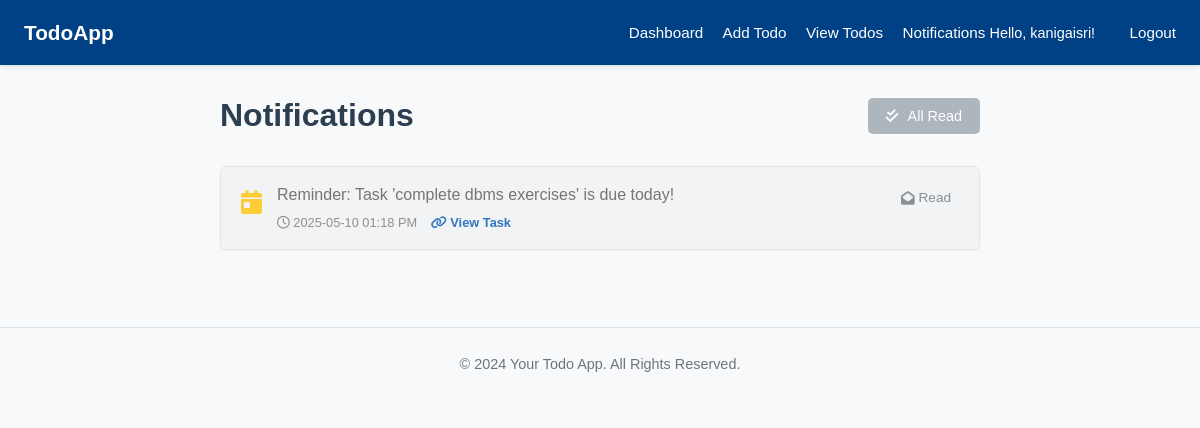
/notifications (signed in), run on the app's committed database.
### app.py (models this page shows, shortened)
class User(UserMixin, db.Model):
    __tablename__ = 'user'
    id = db.Column(db.Integer, primary_key=True)
    username = db.Column(db.String(80), unique=True, nullable=False)
    email = db.Column(db.String(120), unique=True, nullable=False)
    password_hash = db.Column(db.String(200), nullable=False)
    todos = db.relationship('Todo', backref='author', lazy='dynamic', cascade="all, delete-orphan")
    notifications = db.relationship('Notification', foreign_keys='Notification.user_id', backref='recipient', lazy='dynamic', cascade="all, delete-orphan")

class Notification(db.Model):
    __tablename__ = 'notification'
    id = db.Column(db.Integer, primary_key=True)
    user_id = db.Column(db.Integer, db.ForeignKey('user.id'), nullable=False)
    todo_id = db.Column(db.Integer, db.ForeignKey('todo.id'), nullable=True)
    message = db.Column(db.String(255), nullable=False)
    is_read = db.Column(db.Boolean, default=False, nullable=False)
    created_at = db.Column(db.DateTime, default=datetime.utcnow, nullable=False)
    notification_type = db.Column(db.String(50), default='general')

### app.py (the view)
@app.route('/notifications')
@login_required
def notifications_page():
    create_due_today_notifications(current_user)
    user_notifications = Notification.query.filter_by(user_id=current_user.id)\
                                       .order_by(Notification.is_read.asc(), Notification.created_at.desc()).all()
    unread_count = Notification.query.filter_by(user_id=current_user.id, is_read=False).count()
    return render_template('notifications.html',
                           title='Notifications',
                           notifications=user_notifications,
                           unread_count=unread_count)

### app.py (called while the page is built, shortened)
@login_manager.user_loader
def load_user(user_id):
    return User.query.get(int(user_id))

def create_due_today_notifications(user):
    today = date.today()
    current_todos_for_notification = Todo.query.filter(
        Todo.user_id == user.id,
        Todo.is_completed == False,
        Todo.due_date.isnot(None), # Ensure due_date is set
        func.date(Todo.due_date) == today # Compare only the date part
    ).all()
    notifications_created_count = 0
    if notifications_created_count > 0:
        db.session.commit()

@app.context_processor
def inject_unread_notification_count():
    if current_user.is_authenticated:
        count = Notification.query.filter_by(user_id=current_user.id, is_read=False).count()
        return dict(unread_notifications_count=count)
    return dict(unread_notifications_count=0)

### templates/notifications.html (shortened to what this page needs)
<!DOCTYPE html>
<html lang="en">
<head>
    <link rel="stylesheet" href="https://cdnjs.cloudflare.com/ajax/libs/font-awesome/6.0.0-beta3/css/all.min.css">
</head>
<body>
    <nav class="navbar">
        <div class="brand"><a href="{{ url_for('dashboard') }}">TodoApp</a></div>
        <div class="nav-links">
            {% if current_user.is_authenticated %}
                <a href="{{ url_for('dashboard') }}">Dashboard</a>
                <a href="{{ url_for('add_todo') }}">Add Todo</a>
                <a href="{{ url_for('view_todos') }}">View Todos</a>
                <a href="{{ url_for('notifications_page') }}">
                    Notifications {% if unread_notifications_count > 0 %}<span class="badge-notification">{{ unread_notifications_count }}</span>{% endif %}
                </a>
                <span class="user-greeting">Hello, {{ current_user.username }}!</span>
                <a href="{{ url_for('logout') }}">Logout</a>
            {% else %}
                <a href="{{ url_for('login') }}">Login</a><a href="{{ url_for('register') }}">Register</a>
            {% endif %}
        </div>
    </nav>
    <div class="app-container">
        <div class="notifications-header">
            <h1>{{ title }}</h1>
            {% if notifications and unread_count > 0 %}
            <form action="{{ url_for('mark_all_notifications_read') }}" method="POST" style="display: inline;">
                 <input type="hidden" name="csrf_token" value="{{ csrf_token() if csrf_token else '' }}">
                <button type="submit" class="mark-all-read-btn"><i class="fas fa-check-double"></i> Mark All as Read</button>
            </form>
            {% elif notifications and unread_count == 0 %}
                 <button type="button" class="mark-all-read-btn" disabled><i class="fas fa-check-double"></i> All Read</button>
            {% endif %}
        </div>
        {% if notifications %}
            <ul class="notification-list">
                {% for notification in notifications %}
                <li class="notification-item {% if notification.is_read %}is-read{% endif %} notification-type-{{ notification.notification_type | lower }}">
                    <div class="notification-icon">
                        {% if notification.notification_type == 'due_today' %}
                            <i class="fas fa-calendar-day"></i>
                        {% elif notification.notification_type == 'task_completed' %}
                            <i class="fas fa-check-circle"></i>
                        {% elif notification.notification_type == 'task_updated' %}
                             <i class="fas fa-info-circle"></i>
                        {% else %}
                            <i class="fas fa-bell"></i>
                        {% endif %}
                    </div>
                    <div class="notification-content">
                        <p class="notification-message">{{ notification.message }}</p>
                        <div class="notification-meta">
                            <span class="timestamp"><i class="far fa-clock"></i> {{ notification.created_at.strftime('%Y-%m-%d %I:%M %p') }}</span>
                            {% if notification.todo_id and notification.related_task %}
                                <a href="{{ url_for('view_todos') }}#todo-{{ notification.todo_id }}" class="task-link">
                                    <i class="fas fa-link"></i> View Task
                                </a>
                            {% endif %}
                        </div>
                    </div>
                    <div class="notification-actions">
                        {% if not notification.is_read %}
                        <form action="{{ url_for('mark_notification_read', notification_id=notification.id) }}" method="POST" style="display: inline;">
                            <input type="hidden" name="csrf_token" value="{{ csrf_token() if csrf_token else '' }}">
                            <button type="submit" class="mark-read-btn"><i class="fas fa-envelope-open-text"></i> Mark Read</button>
                        </form>
                        {% else %}
                            <span class="mark-read-btn disabled-link"><i class="fas fa-envelope-open"></i> Read</span>
                        {% endif %}
                    </div>
                </li>
                {% endfor %}
            </ul>
        {% else %}
            <div class="no-notifications-msg">
                <i class="fas fa-bell-slash"></i>
                You have no notifications at the moment.
            </div>
        {% endif %}
    </div>
    <footer>
        <p>© {% if now %}{{ now().year }}{% else %}2024{% endif %} Your Todo App. All Rights Reserved.</p>
    </footer>
</body>
</html>

### templates/notifications.html (style rules this page uses)
* { margin: 0; padding: 0; box-sizing: border-box; }
body { font-family: 'Arial', sans-serif; background-color: #f8f9fa; color: #333; line-height: 1.6; }
.navbar { background-color: #004085; padding: 1rem 1.5rem; color: white; display: flex; justify-content: space-between; align-items: center; box-shadow: 0 2px 4px rgba(0,0,0,0.1); }
.navbar a { color: white; text-decoration: none; margin-left: 15px; font-size: 0.95rem; transition: color 0.2s; }
.navbar .brand a { font-size: 1.3rem; font-weight: bold; margin-left: 0; }
.navbar .nav-links .user-greeting { margin-right: 15px; font-size: 0.9rem; }
.app-container { max-width: 800px; margin: 0 auto; padding: 25px 20px; }
.notifications-header { display: flex; justify-content: space-between; align-items: center; margin-bottom: 25px; }
.notifications-header h1 { color: #2c3e50; font-size: 2rem; }
.notifications-header .mark-all-read-btn { background-color: #17a2b8; color: white; padding: 10px 18px; text-decoration: none; border-radius: 5px; font-size: 0.9rem; transition: background-color 0.2s; border: none; cursor: pointer; }
.notifications-header .mark-all-read-btn i { margin-right: 6px; }
.notifications-header .mark-all-read-btn:disabled { background-color: #adb5bd; cursor: not-allowed; }
.notification-list { list-style: none; padding: 0; }
.notification-item { background-color: #fff; border: 1px solid #e0e0e0; padding: 15px 20px; margin-bottom: 12px; border-radius: 6px; display: flex; justify-content: space-between; align-items: flex-start; transition: background-color 0.3s, box-shadow 0.2s; box-shadow: 0 1px 3px rgba(0,0,0,0.05); }
.notification-item.is-read { background-color: #f0f2f5; opacity: 0.8; }
.notification-item.is-read .notification-message { color: #555; }
.notification-icon { font-size: 1.5rem; margin-right: 15px; color: #007bff; flex-shrink: 0; margin-top: 2px; }
.notification-item.notification-type-due_today .notification-icon { color: #ffc107; }
.notification-content { flex-grow: 1; }
.notification-message { font-size: 1rem; color: #333; margin-bottom: 5px; }
.notification-meta { font-size: 0.8rem; color: #777; }
.notification-meta .timestamp { margin-right: 10px; }
.notification-meta .task-link { color: #0056b3; text-decoration: none; font-weight: bold; }
.notification-actions { display: flex; align-items: center; flex-shrink: 0; margin-left: 15px; }
.notification-actions .mark-read-btn { background: none; border: none; color: #007bff; cursor: pointer; font-size: 0.85rem; padding: 5px 8px; display: inline-flex; align-items: center; border-radius: 4px; }
.notification-actions .mark-read-btn i { margin-right: 4px; }
.notification-actions .mark-read-btn.disabled-link { color: #6c757d; cursor: default; }
footer { text-align: center; margin-top: 40px; padding: 25px 20px; border-top: 1px solid #dee2e6; color: #6c757d; font-size: 0.9rem; }

### data on the page
User: username "kanigaisri"
Notification: notification_type "due_today" (drawn), message "Reminder: Task 'complete dbms exercises' is due today!", created_at "2025-05-10 01:18 PM", is_read True (drawn)

### other printed values
{{ title }} "Notifications"
